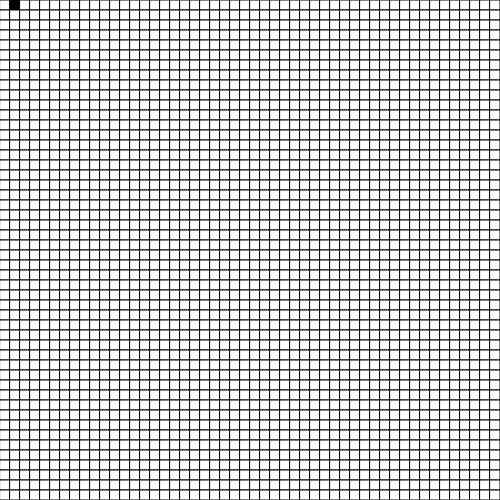
Frame 1 (no input)
Frame 60 (no input): identical to frame 1, image omitted
Frame 120 (the mouse pressed at the canvas centre since frame 60): identical to frame 1, image omitted

The p5.js sketch that drew this single still picture (run headless with seeded random() and noise() and a simulated clock; from frame 60 on, the mouse is pressed at the canvas centre):

// p5.js sketch
// ── sketch.js
var rows = 50;
var cols = 50;
var cells = [];

function setup() {
	createCanvas(500,500);
    generateGrid(); 
//    console.log("Rows: " + cells.length);
 //   console.log("Cols: " + cells[0].length);
}

function draw() {
    background(51);
    update();
    drawGrid();
}

function generateGrid(){
    for(i = 0; i < rows; i++){
        var currRow = [];
        for(j = 0; j < cols; j++){
          currRow.push(new cell(0,i,j)); 
        }  
        cells.push(currRow); 
    }
    cells[0][0].state = 1;
    //cells[0][1].state = 1;
    //cells[0][2].state = 1;
    cells[1][0].state = 1;
}

function drawGrid(){
    strokeWeight(1);
    stroke(0);
    fill(255);
    for(i = 0; i<cells.length; i++){
        for(j = 0; j<cells[0].length; j++){
            var col = color(255);
            if(cells[i][j].state == 1){
                col = color(0);
            }
            fill(col);
            rect(i*height/rows, j*width/cols,height/rows, width/cols); 
        }
     }
}

function update(){
    var curCell;
    for(i = 0; i<rows; i++){
        for(j = 0; j<cols; j++){
            if(i<50){
            //console.log("CurrCell i: " + i + " j: " +j);
            currCell = cells[i][j]; 
            if(currCell.state == 1){
                switch(aliveNeighbors(currCell)){
                    case 0: // Underpopulation
                    case 1: // Underpopulation
                    case 4: // Overpopulation
                    case 5: // Overpopulation
                    case 6: // Overpopulation
                    case 7: // Overpopulation
                    case 8: // Overpopulation
                        currCell.state = 0;
                }
            }
            if(currCell.state == 0){
                if(aliveNeighbors(currCell) == 3){
                    currCell.state = 1;
                }
            }
            }
        }
    }
}

function aliveNeighbors(cell){
    var rtn = 0;
    minX = cell.x -1;
    maxX = cell.x +1;
    minY = cell.y -1;
    maxY = cell.y +1;
    if(minX < 0){ minX = 0;}
    if(maxX > rows-1){maxX = rows-1;}
    if(minY < 0){ minY = 0;}
    if(maxY > cols-1){maxY = cols - 1;}

    var count = 0;
    for(i = minX; i<=maxX; i++){
       for(j = minY; j<=maxY; j++){
           if(cell.x == i && cell.y == j){
             //  console.log("Current Cell: " + i + ", " +j);
           }
           else{
              // console.log("X: " + cell.x + "Y: " + cell.y);
              count++;
              console.log(count);
               if(cells[i][j].state == 1){
                   rtn+=1;
               }
           }
       }
    }
    console.log("Neighbors: " + rtn);
    return rtn;
}

function cell(stat, x, y){
    this.state = 0;
    this.state = stat; // Alive = 1, Dead = 0
    this.x = x;
    this.y = y;
}
